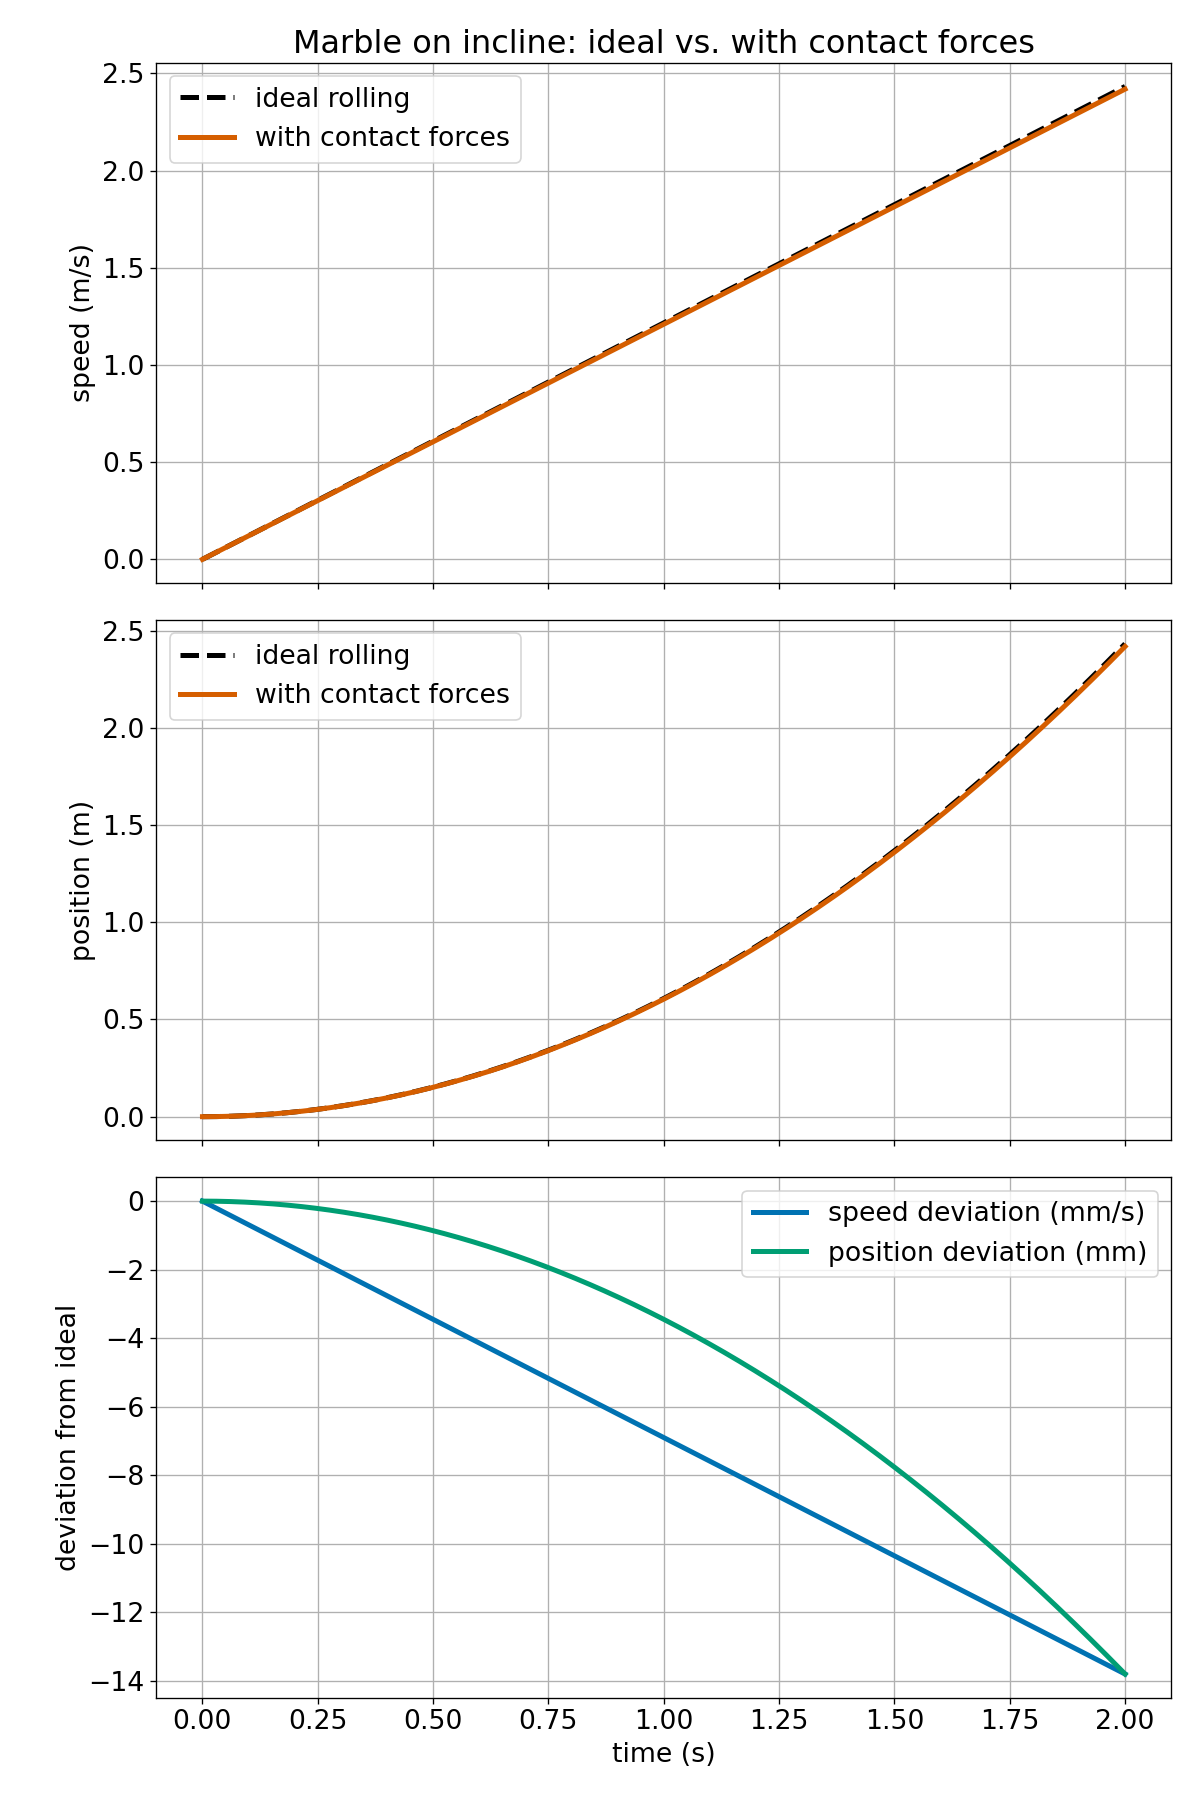

This chart was generated by the following Python code:
"""
marble_incline.py
=================
Step 1 of a thought experiment: a solid sphere (marble) on an inclined plane,
in a vacuum, with its speed tracked by a laser.

Question for this step: how far does the marble's motion deviate from ideal
rolling once realistic contact forces are switched on?

PHYSICS ASSUMPTIONS (read these first)
--------------------------------------
1. Rigid, uniform solid sphere: moment of inertia I = (2/5) m R^2.
2. Rigid flat plane at a fixed angle theta. Uniform gravity g.
3. Vacuum: no air drag, no buoyancy.
4. The marble starts at rest, not spinning.
5. Motion is one-dimensional, straight down the slope.

IMPORTANT POINT ABOUT "FRICTIONLESS ROLLING"
--------------------------------------------
Rolling without slipping NEEDS friction: static friction is what makes the
sphere spin. But in perfect rolling the contact point is momentarily at rest,
so that friction does no work and removes no energy. So:

  * Ideal rolling (the reference case):   a = (5/7) g sin(theta)
  * No friction at all (pure sliding):    a = g sin(theta)      [printed for reference]

Changing the friction coefficient mu therefore changes NOTHING while the
marble keeps rolling. A deviation from the ideal case can only come from:

  (A) SLIPPING. If static friction is too weak the marble skids. Rolling
      needs roughly  mu_s >= (2/7) tan(theta).  Kinetic friction mu_k then acts.

  (B) ROLLING RESISTANCE. Real contacts are a small patch, not a point. The
      support force acts slightly ahead of the centre, by a length b, giving
      a retarding torque  tau = b * N.  The dimensionless rolling-resistance
      coefficient is  c_rr = b / R.  This is the term that actually drains
      energy from a rolling marble, and it is where radius enters the model.

Result used as a check on the simulation (rolling regime):

      a = (5/7) g (sin(theta) - c_rr cos(theta))
      fractional speed loss = c_rr / tan(theta) = b / (R tan(theta))

Mass cancels out of every equation in this model. It is kept as a parameter
because real contact physics (deformation, adhesion) will depend on it later.

UNKNOWNS NOT MODELLED YET (variables to account for later, not assumed away)
---------------------------------------------------------------------------
Each of these could change the result and needs its own parameter eventually:

  wear_rate          atoms shed from marble/plane; mu and b drift over time
                     and over repeated runs (hooks below: mu_k_of_t, b_of_t)
  surface_roughness  real surfaces are never perfectly smooth, even polished
  adhesion           van der Waals / Casimir-type attraction at the contact;
                     dominant for very smooth surfaces in vacuum (cold welding)
  elastic_hysteresis Hertz contact deformation; sets b, depends on load,
                     material stiffness, and speed
  b_dependence       b itself probably depends on R, m, speed, temperature
  asphericity        deviation of the marble from a perfect sphere
  density_variation  non-uniform density changes I away from (2/5) m R^2
  plane_flatness     waviness / local slope errors of the plane
  angle_uncertainty  how well theta is known (enters directly via sin(theta))
  g_local            local gravity and its uncertainty
  residual_gas       no real vacuum is perfect
  temperature        thermal expansion, material properties, friction
  surface_charge     electrostatic forces (charging is common in vacuum)
  magnetic_effects   eddy currents if either body conducts
  release_conditions initial push or spin from the release mechanism
  laser_effects      radiation pressure, heating, measurement noise/resolution
  vibration          ground and apparatus vibration
  earth_rotation     Coriolis deflection (tiny, but so is the target effect)
"""

import math

G = 9.80665  # standard gravity, m/s^2


# ---------------------------------------------------------------------------
# PARAMETERS YOU CAN CHANGE
# ---------------------------------------------------------------------------
PARAMS = dict(
    radius=0.010,      # R, metres (1 cm marble)
    mass=0.0105,       # m, kg (glass marble of that size); cancels out here
    angle_deg=10.0,    # incline angle theta, degrees
    mu_s=0.50,         # static friction coefficient (decides IF it slips)
    mu_k=0.40,         # kinetic friction coefficient (acts WHILE slipping)
    b=1.0e-5,          # rolling-resistance length, metres. c_rr = b / R
    t_end=2.0,         # how long to simulate, seconds
    dt=1.0e-4,         # time step, seconds
)

# Hooks for time-dependent contact properties (e.g. wear). By default they
# are constant. Replace them later with functions of time t.
def mu_k_of_t(t, mu_k):
    return mu_k

def b_of_t(t, b):
    return b


# ---------------------------------------------------------------------------
# REFERENCE CASES (closed form)
# ---------------------------------------------------------------------------
def ideal_rolling(t, angle_deg):
    """Ideal rolling without slipping, no energy loss. Returns (x, v)."""
    a = (5.0 / 7.0) * G * math.sin(math.radians(angle_deg))
    return 0.5 * a * t * t, a * t

def frictionless_sliding(t, angle_deg):
    """No friction at all: the marble slides without spinning. Returns (x, v)."""
    a = G * math.sin(math.radians(angle_deg))
    return 0.5 * a * t * t, a * t


# ---------------------------------------------------------------------------
# SIMULATION WITH CONTACT FORCES
# ---------------------------------------------------------------------------
def simulate(radius, mass, angle_deg, mu_s, mu_k, b, t_end, dt):
    """
    Step the marble forward in time with friction and rolling resistance.

    State: x (position down the slope), v (speed), w (spin rate, rad/s).
    Returns a dict of lists: t, x, v, w, regime ("roll", "slip" or "rest").
    """
    th = math.radians(angle_deg)
    s, c = math.sin(th), math.cos(th)
    N = mass * G * c                          # support force from the plane
    I = 0.4 * mass * radius ** 2              # solid sphere

    x = v = w = 0.0
    t = 0.0
    out = dict(t=[], x=[], v=[], w=[], regime=[])
    n_steps = int(round(t_end / dt))

    for i in range(n_steps + 1):
        mu_k_now = mu_k_of_t(t, mu_k)
        c_rr = b_of_t(t, b) / radius          # rolling resistance coefficient

        slip_speed = v - w * radius           # zero when rolling perfectly
        rolling_now = abs(slip_speed) < 1e-9

        # Static friction needed to keep rolling (from the two equations of
        # motion with a = alpha * R):  f = (2/7) m g sin + (5/7) c_rr m g cos
        mu_needed = (2.0 / 7.0) * s / c + (5.0 / 7.0) * c_rr

        if rolling_now and mu_s >= mu_needed:
            if v == 0.0 and s <= c_rr * c:
                # Slope too shallow to overcome rolling resistance.
                regime, a, alpha = "rest", 0.0, 0.0
            else:
                regime = "roll"
                a = (5.0 / 7.0) * G * (s - c_rr * c)
                alpha = a / radius
        else:
            regime = "slip"
            # Kinetic friction opposes the slip at the contact point.
            direction = 1.0 if slip_speed >= 0 else -1.0
            f = direction * mu_k_now * N              # acts up-slope if +
            a = G * s - f / mass
            torque = f * radius - c_rr * N * radius   # friction spins it up,
            if w == 0.0 and torque < 0:               # rolling resistance
                torque = 0.0                          # opposes the spin
            alpha = torque / I

        out["t"].append(t); out["x"].append(x); out["v"].append(v)
        out["w"].append(w); out["regime"].append(regime)

        # Accelerations are constant within a step, so this update is exact.
        x += v * dt + 0.5 * a * dt * dt
        v_new = v + a * dt
        w_new = w + alpha * dt
        # If the slip changed sign during the step, the marble has "caught"
        # and starts rolling: lock the spin to the speed.
        if regime == "slip" and (v_new - w_new * radius) * slip_speed < 0:
            w_new = v_new / radius
        v, w = v_new, w_new
        t += dt

    return out


# ---------------------------------------------------------------------------
# DEVIATION FROM THE IDEAL CASE
# ---------------------------------------------------------------------------
def deviation_at_end(**p):
    """Run one simulation; return deviation from ideal rolling at t_end."""
    sim = simulate(**p)
    t = sim["t"][-1]
    x_id, v_id = ideal_rolling(t, p["angle_deg"])
    dv = sim["v"][-1] - v_id
    dx = sim["x"][-1] - x_id
    return dict(
        dv=dv, dx=dx,
        dv_pct=100.0 * dv / v_id,
        dx_pct=100.0 * dx / x_id,
        regime=sim["regime"][-1],
        v=sim["v"][-1], x=sim["x"][-1],
    )


def print_main_report(p):
    sim = simulate(**p)
    c_rr = p["b"] / p["radius"]
    tan_th = math.tan(math.radians(p["angle_deg"]))

    print("=" * 72)
    print("MARBLE ON AN INCLINE: ideal rolling vs. with contact forces")
    print("=" * 72)
    print(f"radius           = {p['radius'] * 1000:.3f} mm")
    print(f"mass             = {p['mass'] * 1000:.3f} g")
    print(f"angle            = {p['angle_deg']:.2f} degrees")
    print(f"mu_s, mu_k       = {p['mu_s']:.3f}, {p['mu_k']:.3f}")
    print(f"b                = {p['b']:.3e} m   (c_rr = b/R = {c_rr:.3e})")
    print(f"mu_s needed to roll without slipping = "
          f"{(2 / 7) * tan_th + (5 / 7) * c_rr:.4f}")
    print(f"regime           = {sim['regime'][-1]}")
    print()
    print("Speed and position over time")
    print(f"{'t (s)':>6} | {'v ideal':>9} {'v real':>9} {'diff':>11} {'diff %':>9}"
          f" | {'x ideal':>9} {'x real':>9} {'diff':>11}")
    print(f"{'':>6} | {'(m/s)':>9} {'(m/s)':>9} {'(mm/s)':>11} {'':>9}"
          f" | {'(m)':>9} {'(m)':>9} {'(mm)':>11}")
    print("-" * 86)
    n = len(sim["t"]) - 1
    for k in range(1, 9):
        i = n * k // 8
        t = sim["t"][i]
        x_id, v_id = ideal_rolling(t, p["angle_deg"])
        dv, dx = sim["v"][i] - v_id, sim["x"][i] - x_id
        print(f"{t:6.2f} | {v_id:9.5f} {sim['v'][i]:9.5f} {dv * 1e3:+11.4f} "
              f"{100 * dv / v_id:+9.4f} | {x_id:9.5f} {sim['x'][i]:9.5f} "
              f"{dx * 1e3:+11.4f}")

    d = deviation_at_end(**p)
    x_fr, v_fr = frictionless_sliding(p["t_end"], p["angle_deg"])
    print()
    print(f"READ-OFF at t = {p['t_end']:.2f} s:")
    print(f"  Speed deviation    : {d['dv'] * 1e3:+.4f} mm/s  ({d['dv_pct']:+.4f} %)")
    print(f"  Position deviation : {d['dx'] * 1e3:+.4f} mm    ({d['dx_pct']:+.4f} %)")
    print(f"  (negative = slower / behind the ideal marble)")
    if d["regime"] == "roll":
        print(f"  Formula check      : -c_rr/tan(theta) = {-100 * c_rr / tan_th:+.4f} %")
    print(f"  For reference, zero friction (pure sliding): v = {v_fr:.5f} m/s, "
          f"x = {x_fr:.5f} m")
    print()
    return sim


def print_sensitivity(p):
    def sweep(title, key, values, fmt, extra=None):
        print(title)
        print(f"  {key:>12} | {'speed dev %':>12} | {'pos dev (mm)':>13} | regime")
        print("  " + "-" * 54)
        for val in values:
            q = dict(p); q[key] = val
            if extra:
                extra(q)
            d = deviation_at_end(**q)
            print(f"  {fmt.format(val):>12} | {d['dv_pct']:+12.4f} | "
                  f"{d['dx'] * 1e3:+13.4f} | {d['regime']}")
        print()

    print("=" * 72)
    print(f"SENSITIVITY CHECK (deviation from ideal rolling at t = {p['t_end']} s)")
    print("One parameter varied at a time; the rest stay at the values above.")
    print("=" * 72)

    sweep("1. Incline angle (degrees)", "angle_deg",
          [1, 2, 5, 10, 20, 30, 45, 60, 75], "{:.0f}")

    sweep("2. Radius (metres), with b held fixed so c_rr = b/R changes", "radius",
          [0.001, 0.002, 0.005, 0.010, 0.020, 0.050], "{:.3f}")

    def keep_ratio(q):                     # keep mu_k at 80% of mu_s
        q["mu_k"] = 0.8 * q["mu_s"]
    sweep("3. Friction coefficient mu_s (mu_k set to 0.8 * mu_s)", "mu_s",
          [0.01, 0.02, 0.04, 0.05, 0.06, 0.10, 0.50, 1.00], "{:.2f}", keep_ratio)

    sweep("4. Rolling-resistance length b (metres)", "b",
          [0.0, 1e-7, 1e-6, 1e-5, 1e-4], "{:.0e}")

    sweep("5. Mass (kg): expected to make no difference in this model", "mass",
          [0.001, 0.0105, 0.1], "{:.4f}")


def make_plot(p, sim, filename="marble_incline.png"):
    """Optional plot. Skipped quietly if matplotlib is not installed."""
    try:
        import matplotlib
        matplotlib.use("Agg")
        import matplotlib.pyplot as plt
    except ImportError:
        print("(matplotlib not installed, skipping plot)")
        return

    t = sim["t"]
    ideal = [ideal_rolling(ti, p["angle_deg"]) for ti in t]
    x_id = [q[0] for q in ideal]
    v_id = [q[1] for q in ideal]

    plt.rcParams.update({"font.size": 16, "lines.linewidth": 3})
    fig, ax = plt.subplots(3, 1, figsize=(10, 15), sharex=True)

    ax[0].plot(t, v_id, "k--", label="ideal rolling")
    ax[0].plot(t, sim["v"], color="#d55e00", label="with contact forces")
    ax[0].set_ylabel("speed (m/s)"); ax[0].legend(); ax[0].grid(True)
    ax[0].set_title("Marble on incline: ideal vs. with contact forces")

    ax[1].plot(t, x_id, "k--", label="ideal rolling")
    ax[1].plot(t, sim["x"], color="#d55e00", label="with contact forces")
    ax[1].set_ylabel("position (m)"); ax[1].legend(); ax[1].grid(True)

    ax[2].plot(t, [(a - b_) * 1e3 for a, b_ in zip(sim["v"], v_id)],
               color="#0072b2", label="speed deviation (mm/s)")
    ax[2].plot(t, [(a - b_) * 1e3 for a, b_ in zip(sim["x"], x_id)],
               color="#009e73", label="position deviation (mm)")
    ax[2].set_ylabel("deviation from ideal"); ax[2].set_xlabel("time (s)")
    ax[2].legend(); ax[2].grid(True)

    fig.tight_layout()
    fig.savefig(filename, dpi=120)
    print(f"Plot saved to {filename}")


if __name__ == "__main__":
    sim = print_main_report(PARAMS)
    print_sensitivity(PARAMS)
    make_plot(PARAMS, sim)
